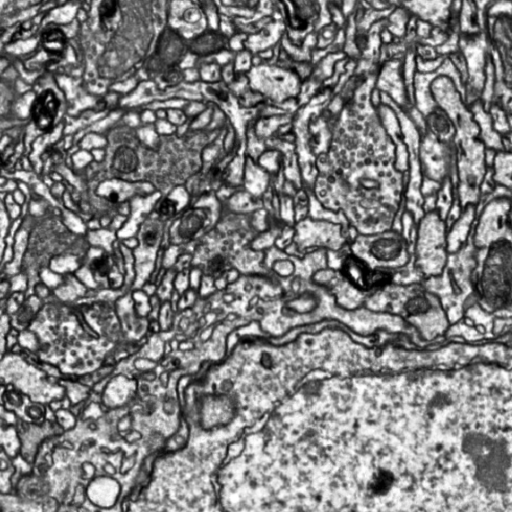
#> input picture dipm/sampleImage.png, 512 x 512 px
$ python degrade.py
#> lines starting #> are read from the running program, lines starting #| are printed output that depends on the picture
"""
Image degradation utilities for DIPM (Degraded Input, Predict Missing).

This module provides functions to apply various degradations to images,
useful for training networks to recognize features in degraded EM data.
"""

import numpy as np
from PIL import Image
from scipy.ndimage import gaussian_filter
import os


def add_noise(image: np.ndarray, amount: float) -> np.ndarray:
    """
    Add grayscale Gaussian noise to an image.

    Args:
        image: Input image as numpy array (values 0-255 for uint8, or 0-1 for float)
        amount: Noise amount from 0.0 (no noise) to 1.0 (maximum noise).
                At 1.0, noise standard deviation equals the full value range.

    Returns:
        Noisy image as numpy array with same dtype as input.
    """
    if amount <= 0:
        return image.copy()

    original_dtype = image.dtype

    # Convert to float for processing
    if image.dtype == np.uint8:
        img_float = image.astype(np.float32) / 255.0
    else:
        img_float = image.astype(np.float32)

    # Generate grayscale noise (same value for all channels per pixel)
    if image.ndim == 2:
        noise_shape = image.shape
    else:
        noise_shape = image.shape[:2]
    noise = np.random.randn(*noise_shape).astype(np.float32) * amount

    # Broadcast noise to all channels if needed
    if image.ndim == 3:
        noise = noise[:, :, np.newaxis]

    # Add noise and clip to valid range
    noisy = np.clip(img_float + noise, 0.0, 1.0)

    # Convert back to original dtype
    if original_dtype == np.uint8:
        return (noisy * 255).astype(np.uint8)
    else:
        return noisy.astype(original_dtype)


def add_blur(image: np.ndarray, amount: float) -> np.ndarray:
    """
    Apply Gaussian blur to an image.

    Args:
        image: Input image as numpy array (values 0-255 for uint8, or 0-1 for float)
        amount: Blur amount from 0.0 (no blur) to 1.0 (heavy blur).
                Maps to Gaussian sigma: 0.0 -> 0, 1.0 -> 10 pixels.

    Returns:
        Blurred image as numpy array with same dtype as input.
    """
    if amount <= 0:
        return image.copy()

    original_dtype = image.dtype
    max_sigma = 10.0
    sigma = amount * max_sigma

    # Apply blur to each channel independently (or just the image if grayscale)
    if image.ndim == 2:
        blurred = gaussian_filter(image.astype(np.float32), sigma=sigma)
    else:
        # Blur spatial dimensions only, not across channels
        blurred = gaussian_filter(image.astype(np.float32), sigma=(sigma, sigma, 0))

    # Convert back to original dtype
    if original_dtype == np.uint8:
        return np.clip(blurred, 0, 255).astype(np.uint8)
    else:
        return blurred.astype(original_dtype)


def add_blur_patches(image: np.ndarray, quantity: int, radius: float = 40, amount: float = 1.0) -> np.ndarray:
    """
    Apply blur to random circular patches with Gaussian falloff.

    Args:
        image: Input image as numpy array
        quantity: Number of blur patches to add
        radius: Radius of patches (Gaussian sigma for falloff), in pixels
        amount: Blur intensity from 0.0 to 1.0

    Returns:
        Image with blurred patches as numpy array with same dtype as input.
    """
    if quantity <= 0 or amount <= 0:
        return image.copy()

    original_dtype = image.dtype
    h, w = image.shape[:2]

    # Convert to float for blending
    if image.dtype == np.uint8:
        img_float = image.astype(np.float32) / 255.0
    else:
        img_float = image.astype(np.float32)

    # Create blurred version
    blurred = add_blur(img_float, amount)

    # Create coordinate grids for mask computation
    y_coords, x_coords = np.ogrid[:h, :w]

    # Build combined mask from all patches
    mask = np.zeros((h, w), dtype=np.float32)
    for _ in range(quantity):
        # Random center point
        cx = np.random.randint(0, w)
        cy = np.random.randint(0, h)

        # Gaussian falloff from center
        dist_sq = (x_coords - cx) ** 2 + (y_coords - cy) ** 2
        patch_mask = np.exp(-dist_sq / (2 * radius ** 2))

        # Combine masks (max blending to avoid over-darkening overlaps)
        mask = np.maximum(mask, patch_mask)

    # Expand mask for broadcasting if needed
    if image.ndim == 3:
        mask = mask[:, :, np.newaxis]

    # Blend original and blurred using mask
    result = img_float * (1 - mask) + blurred * mask

    # Convert back to original dtype
    if original_dtype == np.uint8:
        return (result * 255).astype(np.uint8)
    else:
        return result.astype(original_dtype)


def subsample(image: np.ndarray, scale: int) -> np.ndarray:
    """
    Subsample an image and scale back up to simulate lower resolution.

    Args:
        image: Input image as numpy array
        scale: Integer scale factor (e.g., 2 means half resolution in each dimension)

    Returns:
        Pixelated image at original size with same dtype as input.
    """
    if scale <= 1:
        return image.copy()

    h, w = image.shape[:2]

    # Subsample by taking every nth pixel
    if image.ndim == 2:
        small = image[::scale, ::scale]
    else:
        small = image[::scale, ::scale, :]

    # Scale back up using nearest-neighbor (repeat pixels)
    result = np.repeat(np.repeat(small, scale, axis=0), scale, axis=1)

    # Crop to original size (in case dimensions weren't divisible by scale)
    if image.ndim == 2:
        result = result[:h, :w]
    else:
        result = result[:h, :w, :]

    return result


def subsample_patches(image: np.ndarray, quantity: int, size: int = 80, scale: int = 4) -> np.ndarray:
    """
    Apply subsampling to random square patches of the image.

    Args:
        image: Input image as numpy array
        quantity: Number of patches to subsample
        size: Side length of each square patch in pixels
        scale: Subsample scale factor within each patch

    Returns:
        Image with subsampled patches at original size with same dtype as input.
    """
    if quantity <= 0 or scale <= 1:
        return image.copy()

    result = image.copy()
    h, w = image.shape[:2]

    for _ in range(quantity):
        # Random top-left corner for patch
        x = np.random.randint(0, max(1, w - size + 1))
        y = np.random.randint(0, max(1, h - size + 1))

        # Extract patch
        if image.ndim == 2:
            patch = result[y:y+size, x:x+size]
        else:
            patch = result[y:y+size, x:x+size, :]

        # Subsample the patch
        subsampled_patch = subsample(patch, scale)

        # Place back
        if image.ndim == 2:
            result[y:y+size, x:x+size] = subsampled_patch
        else:
            result[y:y+size, x:x+size, :] = subsampled_patch

    return result


def mask(image: np.ndarray, amount: float, rows_cols: int = 8, color: float = 0.5) -> np.ndarray:
    """
    Mask random grid cells with a solid color.

    Args:
        image: Input image as numpy array
        amount: Probability (0.0 to 1.0) of masking each cell
        rows_cols: Number of rows and columns in the grid
        color: Fill color from 0.0 (black) to 1.0 (white)

    Returns:
        Image with masked cells at same dtype as input.
    """
    if amount <= 0 or rows_cols <= 0:
        return image.copy()

    result = image.copy()
    h, w = image.shape[:2]

    cell_h = h // rows_cols
    cell_w = w // rows_cols

    # Determine fill value based on dtype
    if image.dtype == np.uint8:
        fill_value = int(color * 255)
    else:
        fill_value = color

    for row in range(rows_cols):
        for col in range(rows_cols):
            if np.random.random() < amount:
                y1 = row * cell_h
                y2 = (row + 1) * cell_h if row < rows_cols - 1 else h
                x1 = col * cell_w
                x2 = (col + 1) * cell_w if col < rows_cols - 1 else w

                if image.ndim == 2:
                    result[y1:y2, x1:x2] = fill_value
                else:
                    result[y1:y2, x1:x2, :] = fill_value

    return result


# Configuration for random_combo: easy to tweak thresholds and parameters
# Each entry: (min_difficulty, max_probability, param_func)
# - min_difficulty: difficulty level at which this effect can start appearing
# - max_probability: probability of applying at max difficulty (scales linearly from min_difficulty)
# - param_func: function(difficulty) -> dict of parameters for the degradation
DEGRADATION_CONFIG = {
    'noise': (
        0.0,   # min_difficulty: can appear at any difficulty
        0.8,   # max_probability: 80% chance at difficulty=1
        lambda d: {'amount': d * 0.4}  # noise amount scales 0 to 0.4
    ),
    'blur': (
        0.1,   # min_difficulty: starts at 0.1
        0.5,   # max_probability: 50% chance at difficulty=1
        lambda d: {'amount': d * 0.3}  # blur amount scales 0.03 to 0.3
    ),
    'blur_patches': (
        0.2,   # min_difficulty: starts at 0.2
        0.6,   # max_probability: 60% chance at difficulty=1
        lambda d: {
            'quantity': int(1 + d * 10),  # 1-11 patches
            'radius': 20 + d * 40,        # radius 28-60
            'amount': 0.5 + d * 0.5       # blur amount 0.6-1.0
        }
    ),
    'subsample': (
        0.3,   # min_difficulty: starts at 0.3
        0.4,   # max_probability: 40% chance at difficulty=1
        lambda d: {'scale': int(2 + d * 6)}  # scale 2-8
    ),
    'subsample_patches': (
        0.2,   # min_difficulty: starts at 0.2
        0.5,   # max_probability: 50% chance at difficulty=1
        lambda d: {
            'quantity': int(1 + d * 8),   # 1-9 patches
            'size': int(40 + d * 60),     # size 52-100
            'scale': int(2 + d * 6)       # scale 2-8
        }
    ),
    'mask': (
        0.5,   # min_difficulty: starts at 0.5
        0.5,   # max_probability: 50% chance at difficulty=1
        lambda d: {
            'amount': d * 0.4,            # mask probability 0-0.4
            'rows_cols': int(12 - d * 8), # grid 12x12 to 4x4 (bigger patches = harder)
            'color': np.random.random()   # random gray level
        }
    ),
}


def random_combo(image: np.ndarray, difficulty: float) -> np.ndarray:
    """
    Apply a random combination of degradations based on difficulty.

    Args:
        image: Input image as numpy array
        difficulty: Difficulty level from 0.0 (no degradation) to 1.0 (heavy degradation)

    Returns:
        Degraded image with same dtype as input.
    """
    if difficulty <= 0:
        return image.copy()

    difficulty = min(1.0, difficulty)  # clamp to [0, 1]
    result = image.copy()

    # Map of degradation names to functions
    degrade_funcs = {
        'noise': add_noise,
        'blur': add_blur,
        'blur_patches': add_blur_patches,
        'subsample': subsample,
        'subsample_patches': subsample_patches,
        'mask': mask,
    }

    for name, (min_diff, max_prob, param_func) in DEGRADATION_CONFIG.items():
        if difficulty < min_diff:
            continue

        # Scale probability from 0 at min_difficulty to max_prob at difficulty=1
        prob_scale = (difficulty - min_diff) / (1.0 - min_diff) if min_diff < 1.0 else 1.0
        probability = prob_scale * max_prob

        if np.random.random() < probability:
            params = param_func(difficulty)
            result = degrade_funcs[name](result, **params)

    return result


def load_image(path: str) -> np.ndarray:
    """Load an image file as a numpy array."""
#> called with path = 'sampleImage.png'
    img = Image.open(path)
#> img is the input picture: PIL image 512x512 RGBA; mean R, G, B, A 125.9, 125.9, 125.9, 255
    return np.array(img)


def save_image(image: np.ndarray, path: str) -> None:
    """Save a numpy array as an image file."""
    img = Image.fromarray(image)
    img.save(path)


if __name__ == "__main__":
    # Test degradation functions with different levels
    input_path = "sampleImage.png"
    output_dir = "degrade_tests"

    # Create output directory if needed
    os.makedirs(output_dir, exist_ok=True)

    # Load sample image
    print(f"Loading {input_path}...")
    image = load_image(input_path)
    print(f"Image shape: {image.shape}, dtype: {image.dtype}")
#| Image shape: (512, 512, 4), dtype: uint8

    test_levels = [0.0, 0.1, 0.25, 0.5, 1.0]

    # Test noise
    print("\nTesting noise...")
    for level in test_levels:
        output_path = os.path.join(output_dir, f"noise_{level:.2f}.png")
        noisy_image = add_noise(image, level)
        save_image(noisy_image, output_path)
        print(f"  Saved {output_path}")
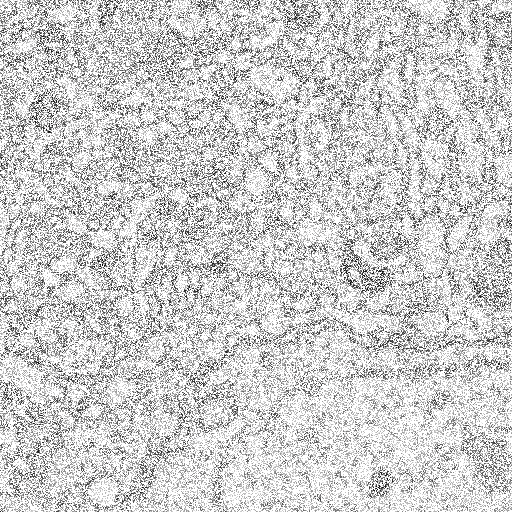
#> noisy_image: shape (512, 512, 4); mean R, G, B, A 126.5, 126.5, 126.5, 174.1; transparent parts drawn white

    # Test blur
    print("\nTesting blur...")
    for level in test_levels:
        output_path = os.path.join(output_dir, f"blur_{level:.2f}.png")
        blurred_image = add_blur(image, level)
        save_image(blurred_image, output_path)
        print(f"  Saved {output_path}")
#> this loop made 5 passes
#|   Saved degrade_tests/blur_0.00.png
#|   Saved degrade_tests/blur_0.10.png
#|   Saved degrade_tests/blur_0.25.png
#|   Saved degrade_tests/blur_0.50.png
#|   Saved degrade_tests/blur_1.00.png
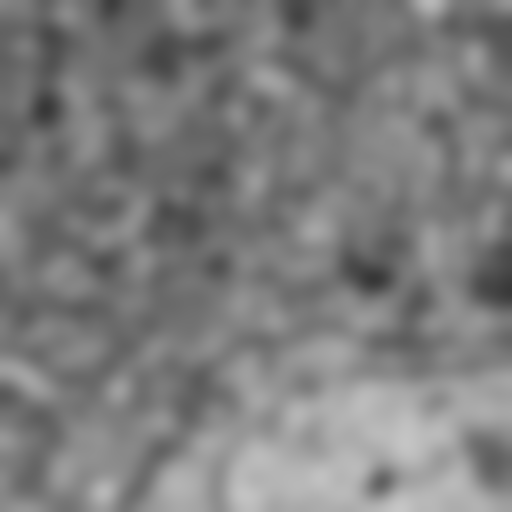
#> blurred_image: shape (512, 512, 4); mean R, G, B, A 125.4, 125.4, 125.4, 255

    # Test blur patches
    print("\nTesting blur patches...")
    patch_counts = [1, 3, 5, 10, 20]
    for count in patch_counts:
        output_path = os.path.join(output_dir, f"blur_patches_{count:02d}.png")
        patched_image = add_blur_patches(image, quantity=count, radius=40, amount=1.0)
        save_image(patched_image, output_path)
        print(f"  Saved {output_path}")
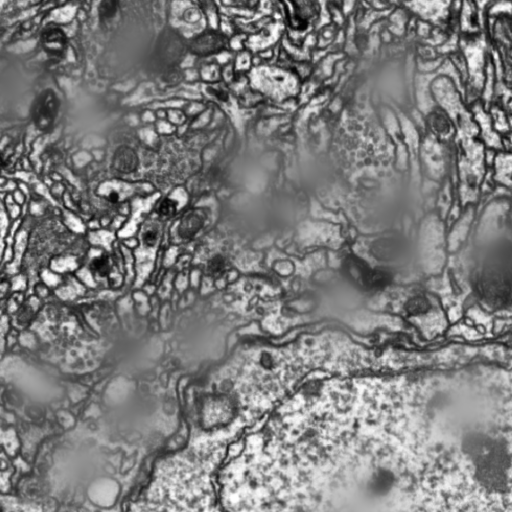
#> patched_image: shape (512, 512, 4); mean R, G, B, A 125.4, 125.4, 125.4, 255

    # Test subsample
    print("\nTesting subsample...")
    scale_factors = [1, 2, 4, 8, 16]
    for scale in scale_factors:
        output_path = os.path.join(output_dir, f"subsample_{scale:02d}x.png")
        subsampled_image = subsample(image, scale)
        save_image(subsampled_image, output_path)
        print(f"  Saved {output_path}")
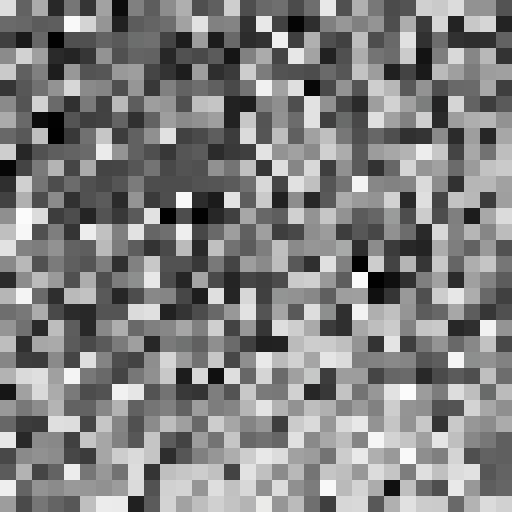
#> subsampled_image: shape (512, 512, 4); mean R, G, B, A 129.4, 129.4, 129.4, 255

    # Test subsample patches
    print("\nTesting subsample patches...")
    patch_counts = [1, 3, 5, 10, 20]
    for count in patch_counts:
        output_path = os.path.join(output_dir, f"subsample_patches_{count:02d}.png")
        patched_image = subsample_patches(image, quantity=count, size=80, scale=8)
        save_image(patched_image, output_path)
        print(f"  Saved {output_path}")
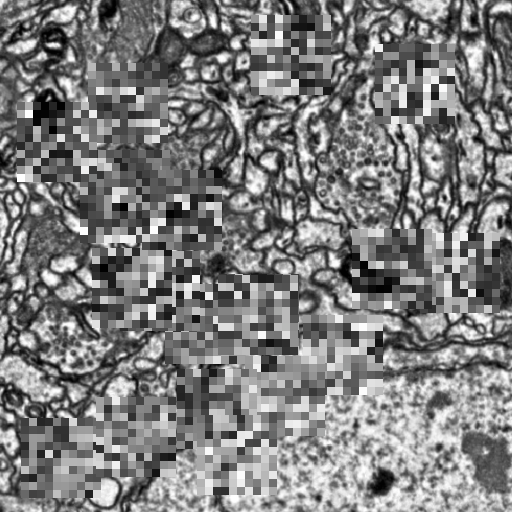
#> patched_image: shape (512, 512, 4); mean R, G, B, A 124.8, 124.8, 124.8, 255

    # Test mask
    print("\nTesting mask...")
    mask_amounts = [0.1, 0.25, 0.5, 0.75, 1.0]
    for amt in mask_amounts:
        output_path = os.path.join(output_dir, f"mask_{amt:.2f}.png")
        masked_image = mask(image, amount=amt, rows_cols=8, color=0.5)
        save_image(masked_image, output_path)
        print(f"  Saved {output_path}")
#> masked_image: shape (512, 512, 4); every value is 127

    # Test random_combo
    print("\nTesting random_combo...")
    difficulties = np.arange(0.0, 1.01, 0.1)
    for diff in difficulties:
        output_path = os.path.join(output_dir, f"combo_{diff:.2f}.png")
        combo_image = random_combo(image, difficulty=diff)
        save_image(combo_image, output_path)
        print(f"  Saved {output_path}")
#> this loop made 11 passes
#|   Saved degrade_tests/combo_0.00.png
#|   Saved degrade_tests/combo_0.10.png
#|   Saved degrade_tests/combo_0.20.png
#|   Saved degrade_tests/combo_0.30.png
#|   Saved degrade_tests/combo_0.40.png
#|   Saved degrade_tests/combo_0.50.png
#|   Saved degrade_tests/combo_0.60.png
#|   Saved degrade_tests/combo_0.70.png
#> (further printed lines are left out)
#> pass 2, in add_noise (call 6), `noise = np.random.randn(*noise_shape).astype(np.float32) * amount`:
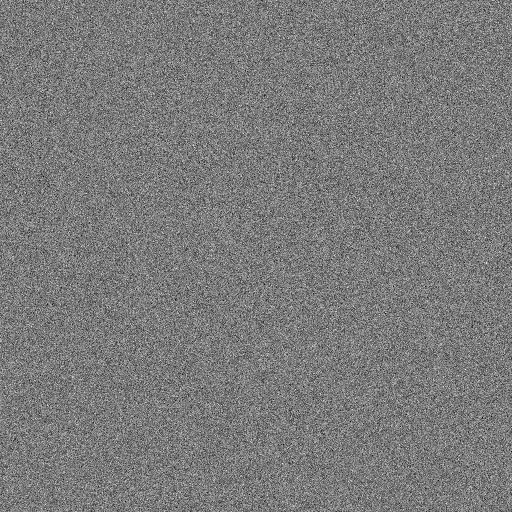
#> noise: shape (512, 512) float32; min -0.179, max 0.192, mean 2.38e-05; drawn with min black and max white
#> after the loop:
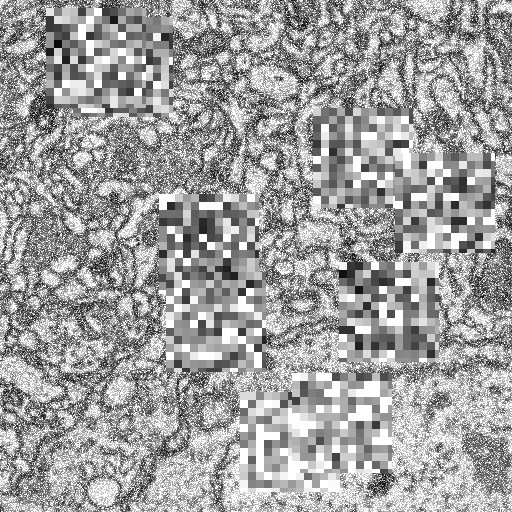
#> combo_image: shape (512, 512, 4); mean R, G, B, A 125.7, 125.7, 125.7, 214.9; transparent parts drawn white

    print("\nDone!")
